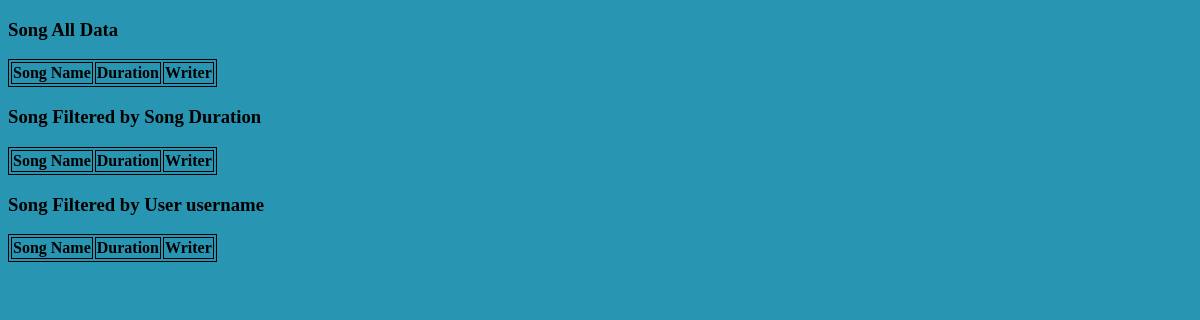
Page /song/ on the earlier database version.
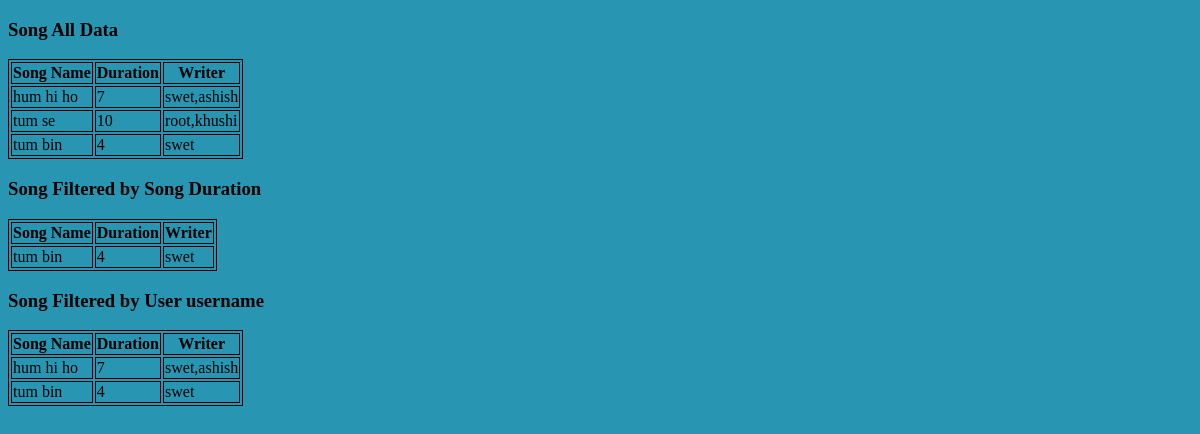
Same page on the later database version.
### model_app2/models.py (models this page shows)
class Song(models.Model):
    user=models.ManyToManyField(User)
    song_name=models.CharField(max_length=60)
    song_duration=models.IntegerField()
    def song_sung_by(self):
        return ",".join([str(p) for p in self.user.all()])

### model_app2/views.py (the view)
# urls.py: path('song/',v2.Show_song_data,name='song'),
def Show_song_data(request):
    data1=Song.objects.all()
    data2=Song.objects.filter(song_duration=4)
    data3=Song.objects.filter(user__username='swet')
    return render(request,'song.html',{'data1':data1,'data2':data2,'data3':data3})

### model_app2/templates/song.html (shortened to what this page needs)
<!DOCTYPE html>
<html lang="en">
<head>
</head>
<body>
    <table>
        <h3>Song All Data</h3>
           <th>Song Name</th>
           <th>Duration</th>
           <th>Writer</th>
           {% for dt1 in data1 %}
            <tr>
               <td>{{dt1.song_name}}</td>
               <td>{{dt1.song_duration}}</td>
               <td>{{dt1.song_sung_by}}</td>
            </tr>
           {% endfor %}
       </table>
       <table>
        <h3>Song Filtered by Song Duration</h3>
           <th>Song Name</th>
           <th>Duration</th>
           <th>Writer</th>
           {% for dt2 in data2 %}
            <tr>
               <td>{{dt2.song_name}}</td>
               <td>{{dt2.song_duration}}</td>
               <td>{{dt2.song_sung_by}}</td>
            </tr>
           {% endfor %}
       </table>
 <table>
 <h3>Song Filtered by User username</h3>
    <th>Song Name</th>
    <th>Duration</th>
    <th>Writer</th>
    {% for dt3 in data3 %}
     <tr>
        <td>{{dt3.song_name}}</td>
        <td>{{dt3.song_duration}}</td>
        <td>{{dt3.song_sung_by}}</td>
     </tr>
    {% endfor %}
</table>
</body>
</html>

### model_app2/templates/song.html (style rules this page uses)
table,th,tr,td { border: 1px solid black }
body { background:rgb(40,150,179); }

Differences in the rows shown:
added Song: song_name "hum hi ho", song_duration "7", song_sung_by "swet,ashish"
added Song: song_name "tum se", song_duration "10", song_sung_by "root,khushi", shown under "Song All Data"
added Song: song_name "tum bin", song_duration "4", song_sung_by "swet"
